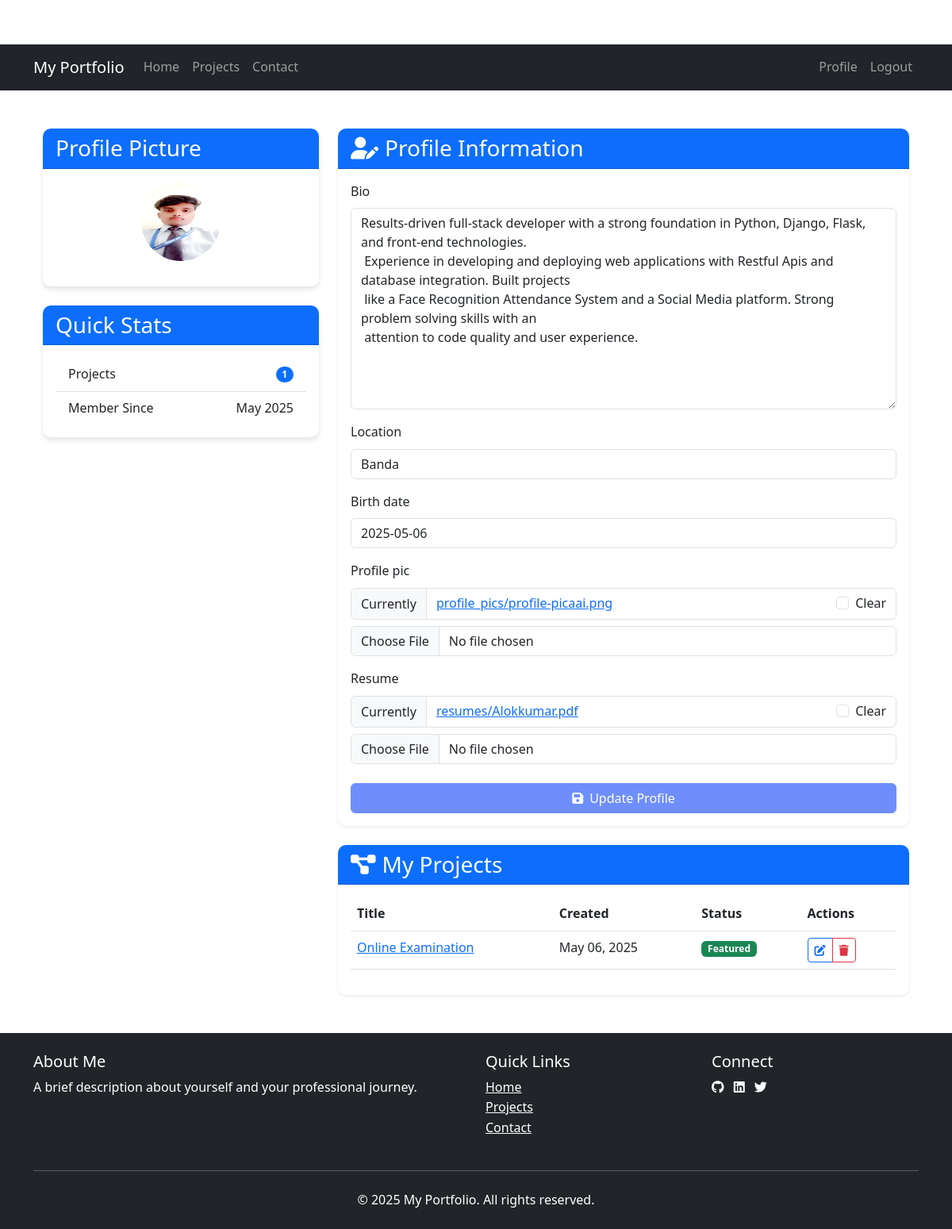
Screenshot of /profile/ (signed in) with the database file from the repository.
### portfolio_app/models.py (models this page shows, shortened)
class Profile(models.Model):
    user = models.OneToOneField(User, on_delete=models.CASCADE)
    bio = models.TextField(max_length=500, blank=True)
    location = models.CharField(max_length=100, blank=True)
    birth_date = models.DateField(null=True, blank=True)
    profile_pic = models.ImageField(upload_to='profile_pics/', blank=True, null=True)
    resume = models.FileField(upload_to='resumes/', blank=True, null=True)

class Project(models.Model):
    user = models.ForeignKey(User, on_delete=models.CASCADE)
    title = models.CharField(max_length=200)
    slug = models.SlugField(max_length=200, unique=True, blank=True)
    description = models.TextField()
    technologies = models.ManyToManyField(Skill)
    image = models.ImageField(upload_to='projects/')
    url = models.URLField(blank=True, null=True)
    github_url = models.URLField(blank=True, null=True)
    date_created = models.DateField(auto_now_add=True)
    featured = models.BooleanField(default=False)
    def get_absolute_url(self):
        return reverse('project_detail', kwargs={'slug': self.slug})

### portfolio_app/views.py (the view)
# urls.py: path('profile/', profile_view, name='profile'),
@login_required
def profile_view(request):
    if request.method == 'POST':
        form = ProfileUpdateForm(request.POST, request.FILES, instance=request.user.profile)
        if form.is_valid():
            form.save()
            messages.success(request, 'Profile updated successfully!')
            return redirect('profile')
    else:
        form = ProfileUpdateForm(instance=request.user.profile)
    projects = Project.objects.filter(user=request.user)
    return render(request, 'portfolio_app/profile.html', {
        'form': form,
        'projects': projects,
    })

### portfolio_app/forms.py
class ProfileUpdateForm(forms.ModelForm):
    class Meta:
        model = Profile
        fields = ['bio', 'location', 'birth_date', 'profile_pic', 'resume']

### portfolio_app/templates/portfolio_app/profile.html (shortened to what this page needs)
{% extends 'portfolio_app/base.html' %}
{% load crispy_forms_tags %}
{% load static %}
{% block content %}
<div class="container my-5">
    <div class="row">
        <div class="col-lg-4">
            <div class="card mb-4">
                <div class="card-header bg-primary text-white">
                    <h3 class="mb-0">Profile Picture</h3>
                </div>
                <div class="card-body text-center">
                    {% if profile.profile_pic %}
                    <img src="{{ user.profile.profile_pic.url }}" id="profile-pic-preview"
                         class="rounded-circle mb-3" width="100" height="100" alt="Profile picture">
                    {% else %}
                    <img src="{{ request.user.profile.profile_pic.url }}" id="profile-pic-preview"
                         class="rounded-circle mb-3" width="100" height="100" alt="Default profile">
                    {% endif %}
                </div>
            </div>
            <div class="card mb-4">
                <div class="card-header bg-primary text-white">
                    <h3 class="mb-0">Quick Stats</h3>
                </div>
                <div class="card-body">
                    <div class="list-group list-group-flush">
                        <div class="list-group-item d-flex justify-content-between align-items-center">
                            <span>Projects</span>
                            <span class="badge bg-primary rounded-pill">{{ projects.count }}</span>
                        </div>
                        <div class="list-group-item d-flex justify-content-between align-items-center">
                            <span>Member Since</span>
                            <span>{{ user.date_joined|date:"M Y" }}</span>
                        </div>
                    </div>
                </div>
            </div>
        </div>
        <div class="col-lg-8">
            <div class="card shadow-sm mb-4">
                <div class="card-header bg-primary text-white">
                    <h3 class="mb-0"><i class="fas fa-user-edit me-2"></i>Profile Information</h3>
                </div>
                <div class="card-body">
                    <form method="POST" enctype="multipart/form-data">
                        {{ form|crispy }}
                        <div class="d-grid mt-4">
                            <button type="submit" class="btn btn-primary">
                                <i class="fas fa-save me-2"></i>Update Profile
                            </button>
                        </div>
                    </form>
                </div>
            </div>
            <div class="card shadow-sm">
                <div class="card-header bg-primary text-white">
                    <h3 class="mb-0"><i class="fas fa-project-diagram me-2"></i>My Projects</h3>
                </div>
                <div class="card-body">
                    {% if projects %}
                    <div class="table-responsive">
                        <table class="table table-hover">
                            <thead>
                                <tr>
                                    <th>Title</th>
                                    <th>Created</th>
                                    <th>Status</th>
                                    <th>Actions</th>
                                </tr>
                            </thead>
                            <tbody>
                                {% for project in projects %}
                                <tr>
                                    <td>
                                        <a href="{{ project.get_absolute_url }}">{{ project.title }}</a>
                                    </td>
                                    <td>{{ project.date_created|date:"M d, Y" }}</td>
                                    <td>
                                        {% if project.featured %}
                                        <span class="badge bg-success">Featured</span>
                                        {% else %}
                                        <span class="badge bg-secondary">Regular</span>
                                        {% endif %}
                                    </td>
                                    <td>
                                        <div class="btn-group btn-group-sm">
                                            <a href="{% url 'project_update' slug=project.slug %}" class="btn btn-outline-primary">
                                                <i class="fas fa-edit"></i>
                                            </a>
                                            <a href="{% url 'project_delete' slug=project.slug %}" class="btn btn-outline-danger">
                                                <i class="fas fa-trash"></i>
                                            </a>
                                        </div>
                                    </td>
                                </tr>
                                {% endfor %}
                            </tbody>
                        </table>
                    </div>
                    {% endif %}
                </div>
            </div>
        </div>
    </div>
</div>
{% endblock %}

### portfolio_app/static/css/styles.css (style rules this page uses)
body { font-family: 'Segoe UI', Tahoma, Geneva, Verdana, sans-serif; line-height: 1.6; color: #333; padding-top: 56px; }
.card { transition: transform 0.3s ease, box-shadow 0.3s ease; border: none; border-radius: 10px; overflow: hidden; box-shadow: 0 4px 6px rgba(0, 0, 0, 0.1); }
.btn-primary { background-color: #6e8efb; border-color: #6e8efb; }

### rows the page displays
Profile: bio "Results-driven full-stack developer with a strong foundation in Python, Django, Flask, and front-end technologies. Experience in developing and deploying web applications with Restful Apis and database integration. Built projects like a Face Recognition Attendance System and a Social Media platform. Strong problem solving skills with an attention to code quality and user experience.", location "Banda", birth_date "2025-05-06"
Project: title "Online Examination", date_created "May 06, 2025", featured "Featured"

### other values shown
{{ projects.count }} "1"
{{ user.date_joined|date:"M Y" }} "May 2025"
